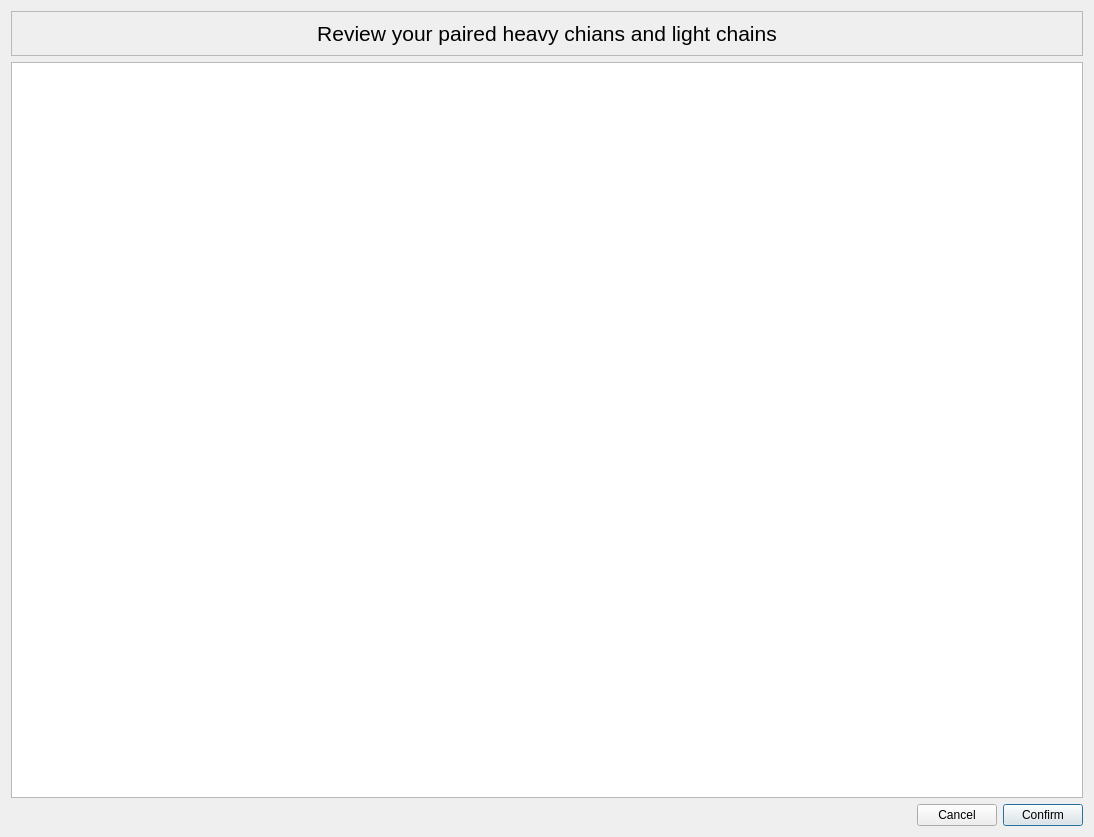
<?xml version="1.0" encoding="UTF-8"?>
<ui version="4.0">
 <class>PatentDialog</class>
 <widget class="QDialog" name="PatentDialog">
  <property name="geometry">
   <rect>
    <x>0</x>
    <y>0</y>
    <width>1094</width>
    <height>837</height>
   </rect>
  </property>
  <property name="windowTitle">
   <string>Dialog</string>
  </property>
  <layout class="QGridLayout" name="gridLayout_2">
   <item row="1" column="0" colspan="3">
    <widget class="QTableWidget" name="tableWidget"/>
   </item>
   <item row="2" column="0">
    <spacer name="horizontalSpacer">
     <property name="orientation">
      <enum>Qt::Horizontal</enum>
     </property>
     <property name="sizeHint" stdset="0">
      <size>
       <width>891</width>
       <height>20</height>
      </size>
     </property>
    </spacer>
   </item>
   <item row="2" column="1">
    <widget class="QPushButton" name="pushButtonCancel">
     <property name="text">
      <string>Cancel</string>
     </property>
    </widget>
   </item>
   <item row="2" column="2">
    <widget class="QPushButton" name="pushButtonConfirm">
     <property name="text">
      <string>Confirm</string>
     </property>
     <property name="default">
      <bool>true</bool>
     </property>
    </widget>
   </item>
   <item row="0" column="0" colspan="3">
    <widget class="QFrame" name="frame">
     <property name="frameShape">
      <enum>QFrame::StyledPanel</enum>
     </property>
     <property name="frameShadow">
      <enum>QFrame::Raised</enum>
     </property>
     <layout class="QGridLayout" name="gridLayout">
      <item row="0" column="0">
       <widget class="QLabel" name="label">
        <property name="font">
         <font>
          <pointsize>16</pointsize>
         </font>
        </property>
        <property name="text">
         <string>Review your paired heavy chians and light chains</string>
        </property>
        <property name="alignment">
         <set>Qt::AlignCenter</set>
        </property>
       </widget>
      </item>
     </layout>
    </widget>
   </item>
  </layout>
 </widget>
 <resources/>
 <connections/>
</ui>
